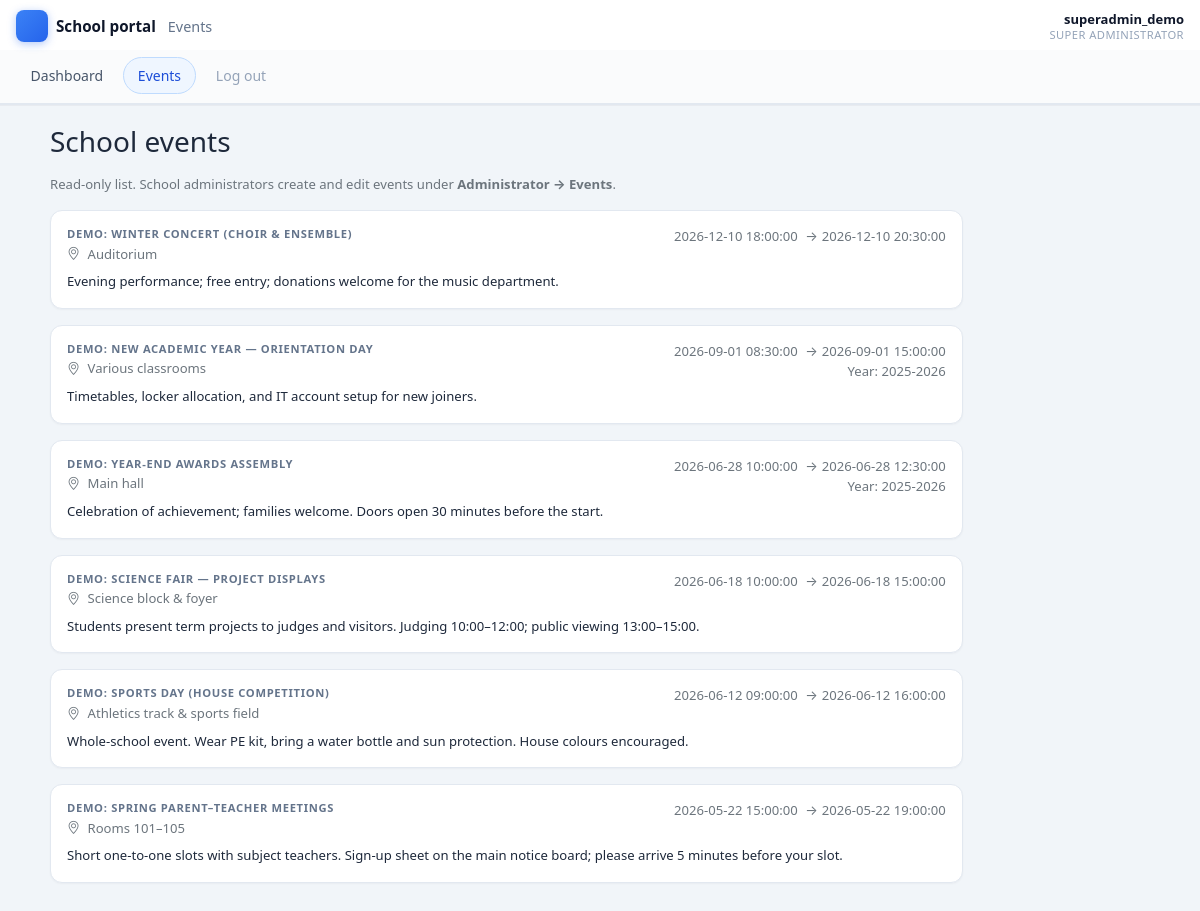
Screenshot of /events.php (signed in) with the database file from the repository.
### tables this page shows
CREATE TABLE IF NOT EXISTS `campus_events` (
  `id` int NOT NULL AUTO_INCREMENT,
  `title` varchar(255) NOT NULL,
  `description` text,
  `starts_at` datetime NOT NULL,
  `ends_at` datetime DEFAULT NULL,
  `location` varchar(255) DEFAULT NULL,
  `academic_year_id` int DEFAULT NULL COMMENT 'Optional filter; NULL = visible all years',
  `created_by_user_id` int DEFAULT NULL,
  `created_at` timestamp NOT NULL DEFAULT CURRENT_TIMESTAMP,
  PRIMARY KEY (`id`),
  KEY `idx_campus_events_starts` (`starts_at`),
  KEY `idx_campus_events_year` (`academic_year_id`)
);

CREATE TABLE IF NOT EXISTS `academic_years` (
  `id` int UNSIGNED NOT NULL AUTO_INCREMENT,
  `label` varchar(32) NOT NULL COMMENT 'e.g. 2025-2026',
  `date_start` date NOT NULL,
  `date_end` date NOT NULL,
  `is_current` tinyint(1) NOT NULL DEFAULT '0',
  `created_at` timestamp NOT NULL DEFAULT CURRENT_TIMESTAMP,
  PRIMARY KEY (`id`),
  UNIQUE KEY `uq_academic_years_label` (`label`)
);

### includes/events_data.php (called while the page is built, shortened)
<?php
function events_list_for_portal(mysqli $db, int $filterYearId = 0): array
{
    if ($filterYearId > 0) {
        $stmt = $db->prepare(
            'SELECT e.id, e.title, e.description, e.starts_at, e.ends_at, e.location, e.academic_year_id, ay.label AS year_label
             FROM campus_events e
             LEFT JOIN academic_years ay ON ay.id = e.academic_year_id
             WHERE e.academic_year_id IS NULL OR e.academic_year_id = ?
             ORDER BY e.starts_at DESC, e.id DESC'
        );
        if ($stmt === false) {
            return [];
        }
        $stmt->bind_param('i', $filterYearId);
    } else {
        $stmt = $db->prepare(
            'SELECT e.id, e.title, e.description, e.starts_at, e.ends_at, e.location, e.academic_year_id, ay.label AS year_label
             FROM campus_events e
             LEFT JOIN academic_years ay ON ay.id = e.academic_year_id
             ORDER BY e.starts_at DESC, e.id DESC'
        );
    }
    $stmt->execute();
    $res = $stmt->get_result();
    $out = [];
    while ($row = $res->fetch_assoc()) {
        $out[] = $row;
    }
    return $out;
}

### includes/authz.php (called while the page is built, shortened)
<?php
function current_username(): ?string
{
    return isset($_SESSION['username']) ? (string) $_SESSION['username'] : null;
}
function current_role(): ?string
{
    return isset($_SESSION['role']) ? (string) $_SESSION['role'] : null;
}
function role_home_url(?string $role = null): string
{
    $r = $role ?? current_role() ?? 'student';
    switch ($r) {
        case 'super_administrator':
            return 'superadmin_dashboard.php';
    }
}

### events.php (the view, shortened to what this page needs)
<?php
require_once __DIR__ . '/includes/authz.php';
require_once __DIR__ . '/dbConnect.php';
require_once __DIR__ . '/includes/events_data.php';
$filterYear = (int) ($_GET['year_id'] ?? 0);
$events = events_list_for_portal($mysqli, $filterYear);
$shell_title = 'Events';
$shell_nav_items = [
    [role_home_url(), 'Dashboard'],
    ['events.php' . ($filterYear > 0 ? '?year_id=' . $filterYear : ''), 'Events'],
    ['logout.php', 'Log out'],
];
?>
<div class="row">
  <div class="col-lg-10">
    <h1 class="h3 mb-3">School events</h1>
    <p class="text-muted small mb-3">Read-only list. School administrators create and edit events under <strong>Administrator → Events</strong>.</p>
    <?php if ($events === []): ?>
      <div class="alert alert-info border-0 shadow-sm">No events scheduled<?php echo $filterYear > 0 ? ' for this filter.' : '.'; ?></div>
    <?php else: ?>
      <div class="d-flex flex-column gap-3">
        <?php foreach ($events as $ev): ?>
          <article class="portal-card p-3 p-md-3">
            <div class="d-flex flex-wrap justify-content-between align-items-start gap-2 mb-1">
              <div>
                <h2 class="h6 mb-1"><?php echo htmlspecialchars((string) $ev['title'], ENT_QUOTES, 'UTF-8'); ?></h2>
                <?php if (!empty($ev['location'])): ?>
                  <p class="small mb-1 text-muted">
                    <i class="bi bi-geo-alt me-1" aria-hidden="true"></i>
                    <?php echo htmlspecialchars((string) $ev['location'], ENT_QUOTES, 'UTF-8'); ?>
                  </p>
                <?php endif; ?>
              </div>
              <div class="text-end small text-muted">
                <div>
                  <?php echo htmlspecialchars((string) $ev['starts_at'], ENT_QUOTES, 'UTF-8'); ?>
                  <?php if (!empty($ev['ends_at'])): ?>
                    <span class="mx-1">→</span><?php echo htmlspecialchars((string) $ev['ends_at'], ENT_QUOTES, 'UTF-8'); ?>
                  <?php endif; ?>
                </div>
                <?php if (!empty($ev['year_label'])): ?>
                  <div>Year: <?php echo htmlspecialchars((string) $ev['year_label'], ENT_QUOTES, 'UTF-8'); ?></div>
                <?php elseif (!empty($ev['academic_year_id'])): ?>
                  <div>Year ID <?php echo (int) $ev['academic_year_id']; ?></div>
                <?php endif; ?>
              </div>
            </div>
            <?php if (!empty($ev['description'])): ?>
              <p class="small mb-0 text-body-secondary"><?php echo nl2br(htmlspecialchars((string) $ev['description'], ENT_QUOTES, 'UTF-8')); ?></p>
            <?php endif; ?>
          </article>
        <?php endforeach; ?>
      </div>
    <?php endif; ?>
  </div>
</div>
<?php
$shell_body_html = ob_get_clean();
require __DIR__ . '/includes/dashboard_shell.php';

### includes/dashboard_shell.php (shortened to what this page needs)
<?php
$displayName = htmlspecialchars((string) (current_username() ?? 'User'), ENT_QUOTES, 'UTF-8');
$roleLabel = htmlspecialchars(str_replace('_', ' ', (string) (current_role() ?? '')), ENT_QUOTES, 'UTF-8');
$pageTitle = htmlspecialchars($shell_title, ENT_QUOTES, 'UTF-8');
$portal_nav_script = static function (string $href): string {
    $path = parse_url($href, PHP_URL_PATH);
    if (is_string($path) && $path !== '') {
        return basename($path);
    }
    return basename(explode('?', $href, 2)[0]);
};
$currentScript = basename((string) ($_SERVER['SCRIPT_FILENAME'] ?? ''));
$role = (string) (current_role() ?? 'student');
$portalHomeMap = [
    'teacher' => 'teacher_dashboard.php',
    'administrator' => 'admin_dashboard.php',
    'super_administrator' => 'superadmin_dashboard.php',
];
$portalHome = $portalHomeMap[$role] ?? 'student_dashboard.php';
$portalHomeHref = htmlspecialchars($portalHome, ENT_QUOTES, 'UTF-8');
?>
<!DOCTYPE html>
<html lang="en">
<head>
  <link href="assets/vendor/bootstrap/css/bootstrap.min.css" rel="stylesheet">
  <link href="assets/vendor/bootstrap-icons/bootstrap-icons.css" rel="stylesheet">
  <link href="assets/css/style.css" rel="stylesheet">
</head>
<body class="portal-body">
  <header class="portal-header">
    <div class="portal-header-bar">
      <div class="portal-header-primary">
        <a class="portal-brand" href="<?php echo $portalHomeHref; ?>">
          <span class="portal-brand-mark" aria-hidden="true"></span>
          <span class="portal-brand-text">School portal</span>
        </a>
        <span class="portal-page-title text-truncate" title="<?php echo $pageTitle; ?>"><?php echo $pageTitle; ?></span>
      </div>
      <div class="portal-user-chip d-none d-sm-flex">
        <span class="portal-user-name"><?php echo $displayName; ?></span>
        <span class="portal-user-role"><?php echo $roleLabel; ?></span>
      </div>
    </div>
    <div class="collapse portal-nav-collapse" id="portalNavCollapse">
      <nav class="portal-nav" aria-label="Main navigation">
        <div class="portal-nav-inner">
          <?php foreach ($shell_nav_items as $nav): ?>
            <?php
              $href = htmlspecialchars($nav[0], ENT_QUOTES, 'UTF-8');
              $label = htmlspecialchars($nav[1], ENT_QUOTES, 'UTF-8');
              $isLogout = strpos($nav[0], 'logout.php') !== false;
              $isActive = !$isLogout && $portal_nav_script($nav[0]) === $currentScript;
              $linkClass = 'portal-nav-link' . ($isLogout ? ' portal-nav-link--muted' : '') . ($isActive ? ' is-active' : '');
            ?>
            <a class="<?php echo $linkClass; ?>" href="<?php echo $href; ?>"><?php echo $label; ?></a>
          <?php endforeach; ?>
        </div>
      </nav>
    </div>
  </header>
  <main id="portal-main" class="portal-main">
    <div class="portal-main-inner">
      <?php echo $shell_body_html; ?>
    </div>
  </main>
</body>
</html>

### assets/css/style.css (style rules this page uses)
* { margin: 0; padding: 0; box-sizing: border-box; }
.portal-body { margin: 0; min-height: 100vh; font-family: system-ui, -apple-system, "Segoe UI", Roboto, "Helvetica Neue", Arial, sans-serif; font-size: 0.9375rem; color: #1e293b; background: #f1f5f9; -webkit-font-smoothing: antialiased; }
.portal-header { position: sticky; top: 0; z-index: 1030; background: #fff; border-bottom: 1px solid #e2e8f0; box-shadow: 0 1px 0 rgba(15, 23, 42, 0.04); }
.portal-header-bar { display: flex; flex-wrap: wrap; align-items: center; justify-content: space-between; gap: 0.5rem 1rem; max-width: 1200px; margin: 0 auto; padding: 0.65rem 1rem 0.5rem; }
.portal-header-primary { display: flex; align-items: center; gap: 0.75rem; min-width: 0; flex: 1 1 auto; }
.portal-brand { display: inline-flex; align-items: center; gap: 0.5rem; text-decoration: none; color: #0f172a; font-weight: 600; font-size: 0.95rem; white-space: nowrap; flex-shrink: 0; }
.portal-brand-mark { width: 2rem; height: 2rem; border-radius: 0.5rem; background: linear-gradient(135deg, #3b82f6 0%, #2563eb 100%); box-shadow: 0 2px 8px rgba(37, 99, 235, 0.35); }
.portal-page-title { font-size: 0.9rem; font-weight: 500; color: #64748b; max-width: 12rem; }
@media (min-width: 576px) { .portal-page-title { max-width: 40%; } }
@media (min-width: 992px) { .portal-page-title { max-width: none; flex: 0 1 auto; } }
.portal-user-chip { flex-direction: column; align-items: flex-end; text-align: right; line-height: 1.25; }
.portal-user-name { font-size: 0.8125rem; font-weight: 600; color: #0f172a; }
.portal-user-role { font-size: 0.7rem; text-transform: uppercase; letter-spacing: 0.04em; color: #94a3b8; }
.portal-nav-collapse { border-top: 1px solid #f1f5f9; background: #fafbfc; }
@media (min-width: 992px) { .portal-nav-collapse.collapse { display: block !important; height: auto !important; visibility: visible !important; } }
@media (min-width: 992px) { .portal-nav-collapse { border-top: none; background: #fafbfc; border-bottom: 1px solid #e2e8f0; } }
.portal-nav { max-width: 1200px; margin: 0 auto; padding: 0; }
.portal-nav-inner { display: flex; flex-wrap: wrap; align-items: center; gap: 0.35rem; padding: 0.5rem 1rem 0.65rem; }
@media (min-width: 992px) { .portal-nav-inner { padding-top: 0.4rem; padding-bottom: 0.55rem; } }
.portal-nav-link { display: inline-flex; align-items: center; padding: 0.45rem 0.85rem; border-radius: 999px; font-size: 0.875rem; font-weight: 500; color: #475569; text-decoration: none; border: 1px solid transparent; transition: background 0.15s ease, color 0.15s ease, border-color 0.15s ease; }
.portal-nav-link.is-active { background: #eff6ff; color: #1d4ed8; border-color: #bfdbfe; }
.portal-nav-link--muted { color: #94a3b8; font-weight: 400; }
.portal-main { padding: 1.25rem 1rem 3rem; }
.portal-main-inner { max-width: 1100px; margin: 0 auto; }
.portal-card { background: #fff; border: 1px solid #e2e8f0; border-radius: 0.75rem; box-shadow: 0 1px 2px rgba(15, 23, 42, 0.04); }
.portal-body h2.h6, .portal-body .h6 { font-weight: 600; color: #64748b; text-transform: uppercase; font-size: 0.7rem; letter-spacing: 0.06em; }

### rows the page displays
campus_events: title "DEMO: WINTER CONCERT (CHOIR & ENSEMBLE)", location "Auditorium", starts_at "2026-12-10 18:00:00", ends_at "2026-12-10 20:30:00", description "Evening performance; free entry; donations welcome for the music department."
campus_events: title "DEMO: NEW ACADEMIC YEAR — ORIENTATION DAY", location "Various classrooms", starts_at "2026-09-01 08:30:00", ends_at "2026-09-01 15:00:00", academic_year.label "2025-2026", description "Timetables, locker allocation, and IT account setup for new joiners."
campus_events: title "DEMO: YEAR-END AWARDS ASSEMBLY", location "Main hall", starts_at "2026-06-28 10:00:00", ends_at "2026-06-28 12:30:00", academic_year.label "2025-2026", description "Celebration of achievement; families welcome. Doors open 30 minutes before the start."
campus_events: title "DEMO: SCIENCE FAIR — PROJECT DISPLAYS", location "Science block & foyer", starts_at "2026-06-18 10:00:00", ends_at "2026-06-18 15:00:00", description "Students present term projects to judges and visitors. Judging 10:00–12:00; public viewing 13:00–15:00."
campus_events: title "DEMO: SPORTS DAY (HOUSE COMPETITION)", location "Athletics track & sports field", starts_at "2026-06-12 09:00:00", ends_at "2026-06-12 16:00:00", description "Whole-school event. Wear PE kit, bring a water bottle and sun protection. House colours encouraged."
campus_events: title "DEMO: SPRING PARENT–TEACHER MEETINGS", location "Rooms 101–105", starts_at "2026-05-22 15:00:00", ends_at "2026-05-22 19:00:00", description "Short one-to-one slots with subject teachers. Sign-up sheet on the main notice board; please arrive 5 minutes before your slot."

### other values shown
$pageTitle "Events"
$displayName "superadmin_demo"
$roleLabel "SUPER ADMINISTRATOR"
$label "Dashboard"
$label "Events"
$label "Log out"
